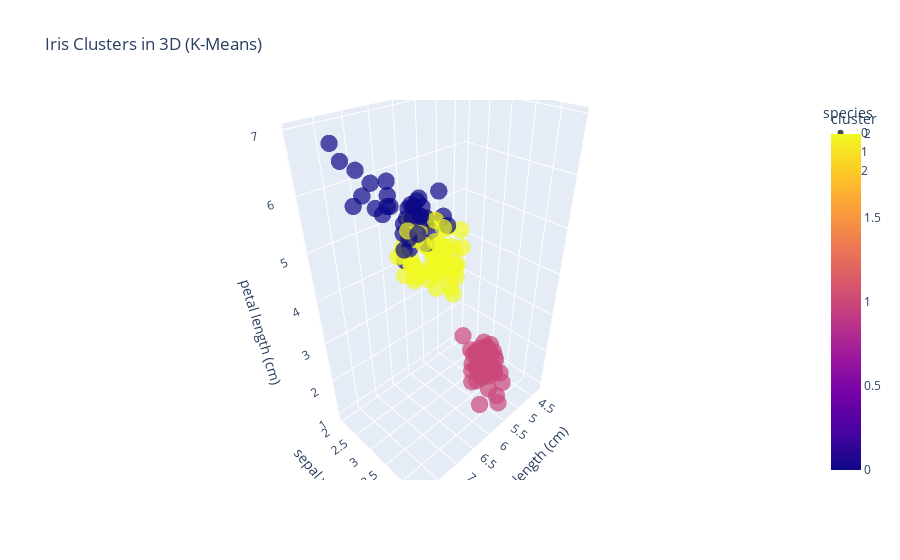

Notebook code cell kept with this figure:
### Code cell
## Get cluster labels for each data point
cluster_labels = kmeans.labels_

## Combine with original data
df = pd.DataFrame(X, columns=iris.feature_names)
df['cluster'] = cluster_labels
df['species'] = iris.target  # true labels for comparison

## Interactive 3D plot
import plotly.express as px

colors = ['#1f77b4', '#ff7f0e', '#2ca02c']  # Blue, Orange, Green

fig = px.scatter_3d(
    df,
    x=iris.feature_names[0],  # Sepal length
    y=iris.feature_names[1],  # Sepal width
    z=iris.feature_names[2],  # Petal length
    color='cluster',          # K-Means cluster
    symbol='species',         # True species
    title='Iris Clusters in 3D (K-Means)',
    opacity=0.7,
    color_discrete_sequence=colors
)

fig.update_traces(marker=dict(symbol='circle', size=6))
fig.show()

### Figure 1 — Plotly figure (JSON) as saved in the notebook; plotly's stock layout.template omitted (floating-point values rounded to 4 significant figures)
{"data": [{"hovertemplate": "species=0<br>sepal length (cm)=%{x}<br>sepal width (cm)=%{y}<br>petal length (cm)=%{z}<br>cluster=%{marker.color}<extra></extra>", "legendgroup": "0", "marker": {"color": [1, 1, 1, 1, 1, 1, 1, 1, 1, 1, 1, 1, 1, 1, 1, 1, 1, 1, 1, 1, 1, 1, 1, 1, 1, 1, 1, 1, 1, 1, 1, 1, 1, 1, 1, 1, 1, 1, 1, 1, 1, 1, 1, 1, 1, 1, 1, 1, 1, 1], "coloraxis": "coloraxis", "opacity": 0.7, "size": 6, "symbol": "circle"}, "mode": "markers", "name": "0", "scene": "scene", "showlegend": true, "type": "scatter3d", "x": [5.1, 4.9, 4.7, 4.6, 5.0, 5.4, 4.6, 5.0, 4.4, 4.9, 5.4, 4.8, 4.8, 4.3, 5.8, 5.7, 5.4, 5.1, 5.7, 5.1, 5.4, 5.1, 4.6, 5.1, 4.8, 5.0, 5.0, 5.2, 5.2, 4.7, 4.8, 5.4, 5.2, 5.5, 4.9, 5.0, 5.5, 4.9, 4.4, 5.1, 5.0, 4.5, 4.4, 5.0, 5.1, 4.8, 5.1, 4.6, 5.3, 5.0], "y": [3.5, 3.0, 3.2, 3.1, 3.6, 3.9, 3.4, 3.4, 2.9, 3.1, 3.7, 3.4, 3.0, 3.0, 4.0, 4.4, 3.9, 3.5, 3.8, 3.8, 3.4, 3.7, 3.6, 3.3, 3.4, 3.0, 3.4, 3.5, 3.4, 3.2, 3.1, 3.4, 4.1, 4.2, 3.1, 3.2, 3.5, 3.6, 3.0, 3.4, 3.5, 2.3, 3.2, 3.5, 3.8, 3.0, 3.8, 3.2, 3.7, 3.3], "z": [1.4, 1.4, 1.3, 1.5, 1.4, 1.7, 1.4, 1.5, 1.4, 1.5, 1.5, 1.6, 1.4, 1.1, 1.2, 1.5, 1.3, 1.4, 1.7, 1.5, 1.7, 1.5, 1.0, 1.7, 1.9, 1.6, 1.6, 1.5, 1.4, 1.6, 1.6, 1.5, 1.5, 1.4, 1.5, 1.2, 1.3, 1.4, 1.3, 1.5, 1.3, 1.3, 1.3, 1.6, 1.9, 1.4, 1.6, 1.4, 1.5, 1.4]}, {"hovertemplate": "species=1<br>sepal length (cm)=%{x}<br>sepal width (cm)=%{y}<br>petal length (cm)=%{z}<br>cluster=%{marker.color}<extra></extra>", "legendgroup": "1", "marker": {"color": [2, 2, 0, 2, 2, 2, 2, 2, 2, 2, 2, 2, 2, 2, 2, 2, 2, 2, 2, 2, 2, 2, 2, 2, 2, 2, 2, 0, 2, 2, 2, 2, 2, 2, 2, 2, 2, 2, 2, 2, 2, 2, 2, 2, 2, 2, 2, 2, 2, 2], "coloraxis": "coloraxis", "opacity": 0.7, "size": 6, "symbol": "circle"}, "mode": "markers", "name": "1", "scene": "scene", "showlegend": true, "type": "scatter3d", "x": [7.0, 6.4, 6.9, 5.5, 6.5, 5.7, 6.3, 4.9, 6.6, 5.2, 5.0, 5.9, 6.0, 6.1, 5.6, 6.7, 5.6, 5.8, 6.2, 5.6, 5.9, 6.1, 6.3, 6.1, 6.4, 6.6, 6.8, 6.7, 6.0, 5.7, 5.5, 5.5, 5.8, 6.0, 5.4, 6.0, 6.7, 6.3, 5.6, 5.5, 5.5, 6.1, 5.8, 5.0, 5.6, 5.7, 5.7, 6.2, 5.1, 5.7], "y": [3.2, 3.2, 3.1, 2.3, 2.8, 2.8, 3.3, 2.4, 2.9, 2.7, 2.0, 3.0, 2.2, 2.9, 2.9, 3.1, 3.0, 2.7, 2.2, 2.5, 3.2, 2.8, 2.5, 2.8, 2.9, 3.0, 2.8, 3.0, 2.9, 2.6, 2.4, 2.4, 2.7, 2.7, 3.0, 3.4, 3.1, 2.3, 3.0, 2.5, 2.6, 3.0, 2.6, 2.3, 2.7, 3.0, 2.9, 2.9, 2.5, 2.8], "z": [4.7, 4.5, 4.9, 4.0, 4.6, 4.5, 4.7, 3.3, 4.6, 3.9, 3.5, 4.2, 4.0, 4.7, 3.6, 4.4, 4.5, 4.1, 4.5, 3.9, 4.8, 4.0, 4.9, 4.7, 4.3, 4.4, 4.8, 5.0, 4.5, 3.5, 3.8, 3.7, 3.9, 5.1, 4.5, 4.5, 4.7, 4.4, 4.1, 4.0, 4.4, 4.6, 4.0, 3.3, 4.2, 4.2, 4.2, 4.3, 3.0, 4.1]}, {"hovertemplate": "species=2<br>sepal length (cm)=%{x}<br>sepal width (cm)=%{y}<br>petal length (cm)=%{z}<br>cluster=%{marker.color}<extra></extra>", "legendgroup": "2", "marker": {"color": [0, 2, 0, 0, 0, 0, 2, 0, 0, 0, 0, 0, 0, 2, 2, 0, 0, 0, 0, 2, 0, 2, 0, 2, 0, 0, 2, 2, 0, 0, 0, 0, 0, 2, 0, 0, 0, 0, 2, 0, 0, 0, 2, 0, 0, 0, 2, 0, 0, 2], "coloraxis": "coloraxis", "opacity": 0.7, "size": 6, "symbol": "circle"}, "mode": "markers", "name": "2", "scene": "scene", "showlegend": true, "type": "scatter3d", "x": [6.3, 5.8, 7.1, 6.3, 6.5, 7.6, 4.9, 7.3, 6.7, 7.2, 6.5, 6.4, 6.8, 5.7, 5.8, 6.4, 6.5, 7.7, 7.7, 6.0, 6.9, 5.6, 7.7, 6.3, 6.7, 7.2, 6.2, 6.1, 6.4, 7.2, 7.4, 7.9, 6.4, 6.3, 6.1, 7.7, 6.3, 6.4, 6.0, 6.9, 6.7, 6.9, 5.8, 6.8, 6.7, 6.7, 6.3, 6.5, 6.2, 5.9], "y": [3.3, 2.7, 3.0, 2.9, 3.0, 3.0, 2.5, 2.9, 2.5, 3.6, 3.2, 2.7, 3.0, 2.5, 2.8, 3.2, 3.0, 3.8, 2.6, 2.2, 3.2, 2.8, 2.8, 2.7, 3.3, 3.2, 2.8, 3.0, 2.8, 3.0, 2.8, 3.8, 2.8, 2.8, 2.6, 3.0, 3.4, 3.1, 3.0, 3.1, 3.1, 3.1, 2.7, 3.2, 3.3, 3.0, 2.5, 3.0, 3.4, 3.0], "z": [6.0, 5.1, 5.9, 5.6, 5.8, 6.6, 4.5, 6.3, 5.8, 6.1, 5.1, 5.3, 5.5, 5.0, 5.1, 5.3, 5.5, 6.7, 6.9, 5.0, 5.7, 4.9, 6.7, 4.9, 5.7, 6.0, 4.8, 4.9, 5.6, 5.8, 6.1, 6.4, 5.6, 5.1, 5.6, 6.1, 5.6, 5.5, 4.8, 5.4, 5.6, 5.1, 5.1, 5.9, 5.7, 5.2, 5.0, 5.2, 5.4, 5.1]}], "layout": {"coloraxis": {"colorbar": {"title": {"text": "cluster"}}, "colorscale": [[0, "#0d0887"], [0.1111, "#46039f"], [0.2222, "#7201a8"], [0.3333, "#9c179e"], [0.4444, "#bd3786"], [0.5556, "#d8576b"], [0.6667, "#ed7953"], [0.7778, "#fb9f3a"], [0.8889, "#fdca26"], [1, "#f0f921"]]}, "legend": {"title": {"text": "species"}, "tracegroupgap": 0}, "scene": {"domain": {"x": [0, 1], "y": [0, 1]}, "xaxis": {"title": {"text": "sepal length (cm)"}}, "yaxis": {"title": {"text": "sepal width (cm)"}}, "zaxis": {"title": {"text": "petal length (cm)"}}}, "title": {"text": "Iris Clusters in 3D (K-Means)"}}}
